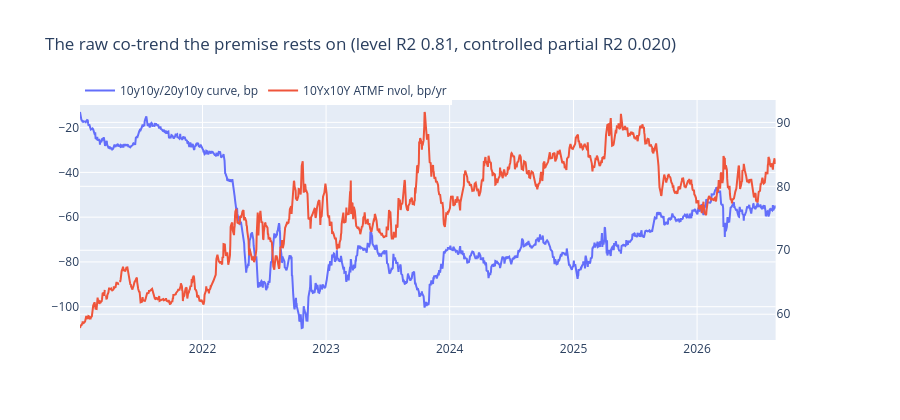

Write notebook code for a chart like this one.
### Code cell
_f = make_subplots(specs=[[{"secondary_y": True}]])
_f.add_trace(go.Scatter(x=IDX, y=U.leg_series(LEGS, "le_10y10y_20y10y"),
                        name="10y10y/20y10y curve, bp"), secondary_y=False)
_f.add_trace(go.Scatter(x=IDX, y=LEGS["USD-SOFR-1D 10Yx10Y STRADDLE BUY ATMF NVOL"],
                        name="10Yx10Y ATMF nvol, bp/yr"), secondary_y=True)
_f.update_layout(title="The raw co-trend the premise rests on "
                       f"(level R2 {float(VOLPROXY.loc[VOLPROXY['leg_id'] == 'le_10y10y_20y10y', 'r2_raw_lvl'].iloc[0]):.2f}, "
                       "controlled partial R2 "
                       f"{float(VOLPROXY.loc[VOLPROXY['leg_id'] == 'le_10y10y_20y10y', 'partial_r2'].iloc[0]):.3f})",
                 height=420, legend=dict(orientation="h", y=1.10))
_f.show()

### Figure 1 — Plotly figure (JSON) as saved in the notebook; plotly's stock layout.template omitted (floating-point values rounded to 4 significant figures; data arrays with more than 128 entries replaced by an {"elided": "..."} marker saying what was removed)
{"data": [{"name": "10y10y/20y10y curve, bp", "type": "scatter", "x": {"elided": "1409 str values"}, "xaxis": "x", "y": {"elided": "1409 float values"}, "yaxis": "y"}, {"name": "10Yx10Y ATMF nvol, bp/yr", "type": "scatter", "x": {"elided": "1409 str values"}, "xaxis": "x", "y": {"elided": "1409 float values"}, "yaxis": "y2"}], "layout": {"height": 420, "legend": {"orientation": "h", "y": 1.1}, "title": {"text": "The raw co-trend the premise rests on (level R2 0.81, controlled partial R2 0.020)"}, "xaxis": {"anchor": "y", "domain": [0.0, 0.94]}, "yaxis": {"anchor": "x", "domain": [0.0, 1.0]}, "yaxis2": {"anchor": "x", "overlaying": "y", "side": "right"}}}
